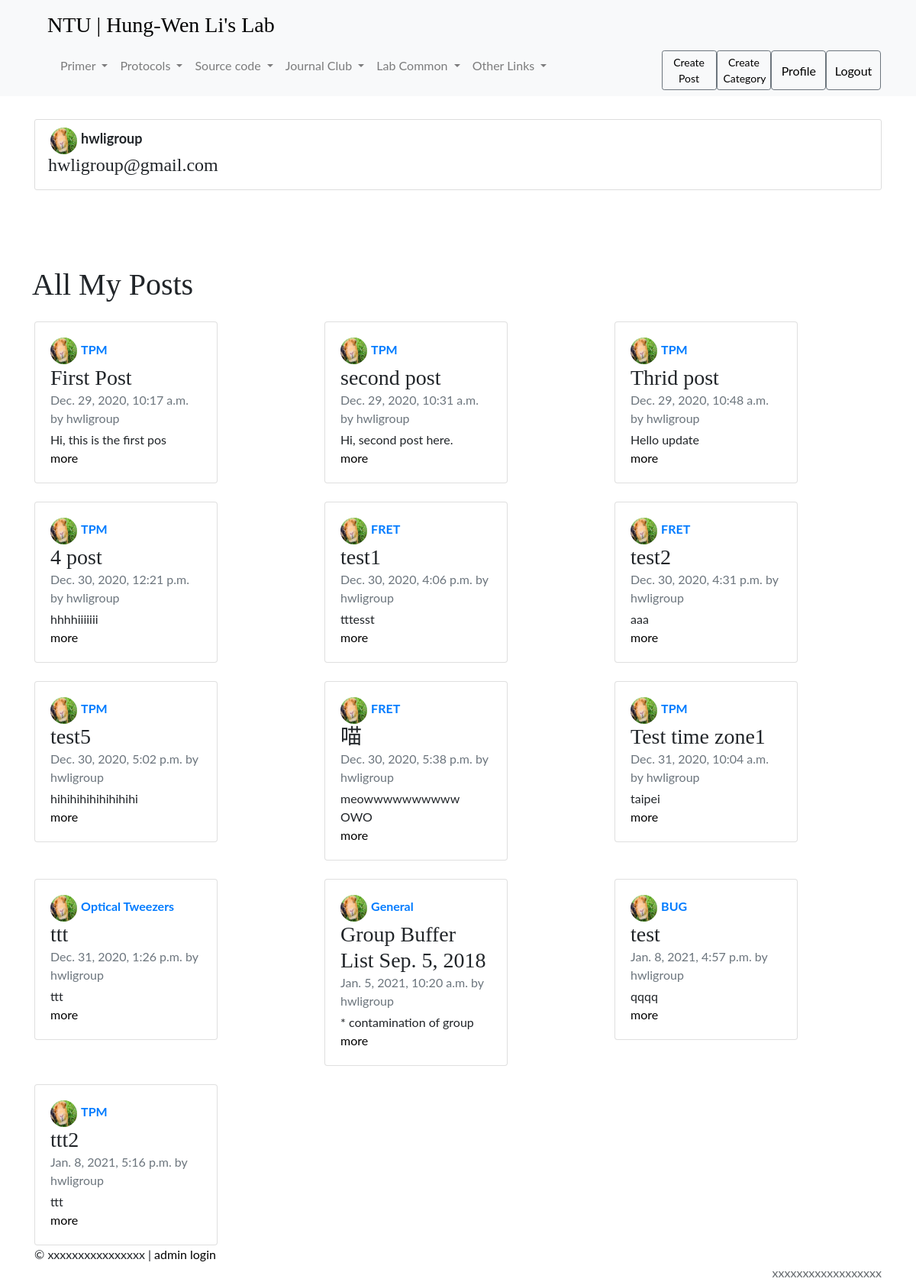
/mypost/ (signed in), run on an earlier commit of the app's database.
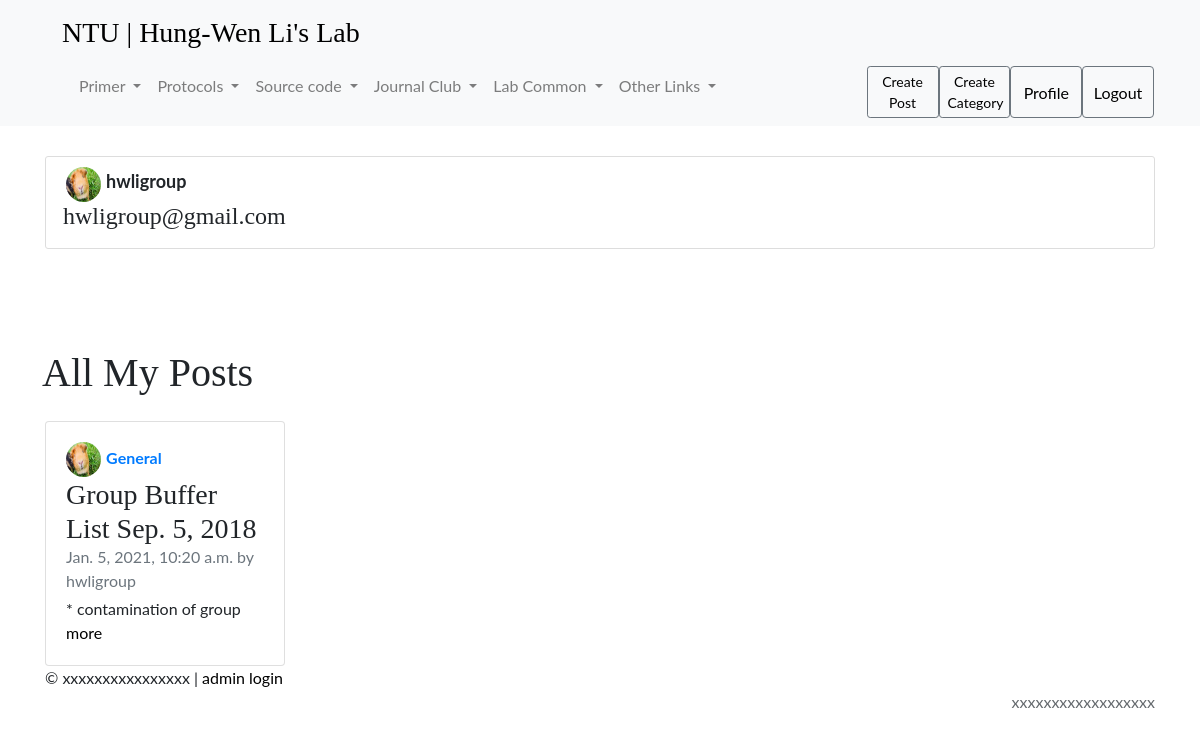
And on a later commit of the database.
### posts/models.py (models this page shows, shortened)
class Post(models.Model):
    title = models.CharField(max_length=100)
    category = models.ForeignKey('Category', related_name='Project', null=True, on_delete=models.CASCADE)
    file = models.FileField(upload_to=make_file_path, blank=True)
    content = models.TextField()
    date_posted = models.DateTimeField(default=timezone.now)
    author = models.ForeignKey(User, on_delete=models.CASCADE)

class Category(models.Model):
    name = models.CharField(max_length=100)
    def __str__(self):
        return self.name

### users/models.py (models this page shows, shortened)
class Profile(models.Model):
    user = models.OneToOneField(User, on_delete=models.CASCADE)
    image = models.ImageField(default='default.jpg', upload_to='picture_pics')

### posts/views.py (the view)
# urls.py: path('mypost/', posts_views.userprofile, name='myposts'),
@login_required(login_url='/users/login/')
def userprofile(request):
    user = request.user
    user_posts = Post.objects.filter(author=request.user)
    template = 'posts/own_post.html'
    context = {
        'user_posts': user_posts,
        'user': user
    }
    return render(request, template, context)

### posts/templates/posts/own_post.html
{% extends 'posts/base.html' %}
{% block content %}
<div class="content-section" style="margin:30px 0px 100px 0px;">
    <div class="media">
        <div class="row">
            <div class="col">
                <img class="rounded-circle article-img" src="{{ user.profile.image.url }}">
                <strong><font size="4">{{ user.username }}</strong></font>
            </div>
            <h4>{{ user.email }}</h4>
        </div>
    </div>
</div>
   <div class="row">
        <h1 class="mb-0">All My Posts</h1>
        {% for post in user_posts %}
          <div class="col-lg-4">
            <div class="card mt-4" style="width: 15rem;">
              <div class="card-body">
                  <img class="rounded-circle article-img" src="{{ post.author.profile.image.url }}">
                  <strong class="d-inline-block mb-2 text-primary">{{ post.category }}</strong>
                  <h3 class="mb-0">{{ post.title }}</h3>
                  <div class="mb-1 text-muted">{{ post.date_posted }} by {{ post.author }}</div>
                  <p class="card-text mb-auto">{{ post.content|slice:"0:25" }}</p>
                  <a href="{% url 'postdetail' post.pk %}" class="stretched-link">more</a>
              </div>
            </div>
          </div>
        {% endfor %}
   </div>
{% endblock content %}

What changed in the data, as far as the page shows it:
removed Post: author.profile.image (picture), category "TPM", title "First Post", date_posted "Dec. 29, 2020, 10:17 a.m.", author "hwligroup", content "Hi, this is the first pos"
removed Post: author.profile.image (picture), category "TPM", title "second post", date_posted "Dec. 29, 2020, 10:31 a.m.", author "hwligroup", content "Hi, second post here."
removed Post: author.profile.image (picture), category "TPM", title "Thrid post", date_posted "Dec. 29, 2020, 10:48 a.m.", author "hwligroup", content "Hello update"
removed Post: author.profile.image (picture), category "TPM", title "4 post", date_posted "Dec. 30, 2020, 12:21 p.m.", author "hwligroup", content "hhhhiiiiiii"
removed Post: author.profile.image (picture), category "FRET", title "test1", date_posted "Dec. 30, 2020, 4:06 p.m.", author "hwligroup", content "tttesst"
removed Post: author.profile.image (picture), category "FRET", title "test2", date_posted "Dec. 30, 2020, 4:31 p.m.", author "hwligroup", content "aaa"
removed Post: author.profile.image (picture), category "TPM", title "test5", date_posted "Dec. 30, 2020, 5:02 p.m.", author "hwligroup", content "hihihihihihihihihi"
removed Post: author.profile.image (picture), category "FRET", title "喵", date_posted "Dec. 30, 2020, 5:38 p.m.", author "hwligroup", content "meowwwwwwwwww OWO"
removed Post: author.profile.image (picture), category "TPM", title "Test time zone1", date_posted "Dec. 31, 2020, 10:04 a.m.", author "hwligroup", content "taipei"
removed Post: author.profile.image (picture), category "Optical Tweezers", title "ttt", date_posted "Dec. 31, 2020, 1:26 p.m.", author "hwligroup", content "ttt"
removed Post: author.profile.image (picture), category "BUG", title "test", date_posted "Jan. 8, 2021, 4:57 p.m.", author "hwligroup", content "qqqq"
removed Post: author.profile.image (picture), category "TPM", title "ttt2", date_posted "Jan. 8, 2021, 5:16 p.m.", author "hwligroup", content "ttt"
